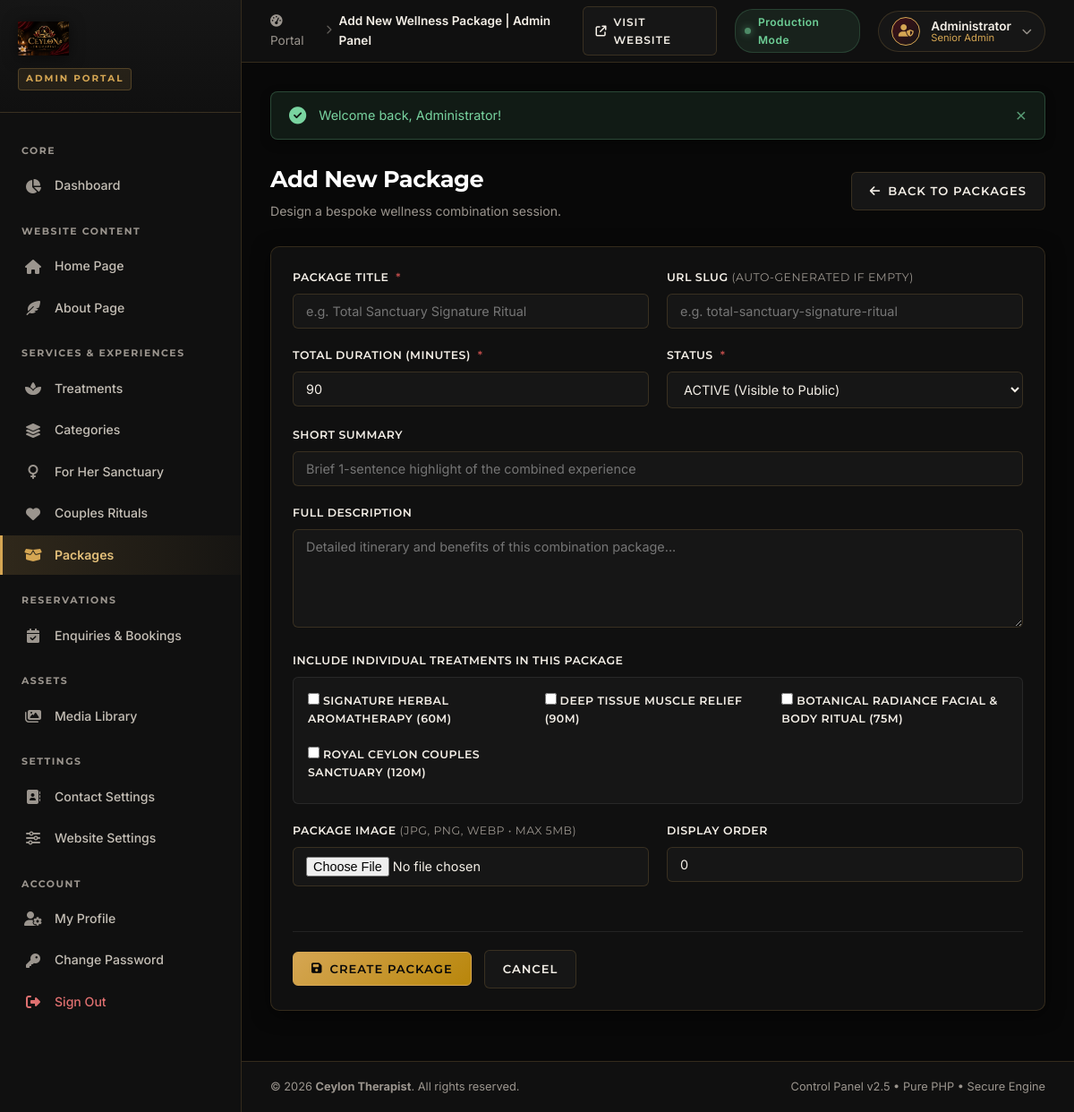
The page /admin_package_create.php (signed in) on the database its author committed.
### tables this page shows
CREATE TABLE IF NOT EXISTS `services` (
    `id` INT UNSIGNED AUTO_INCREMENT PRIMARY KEY,
    `category_id` INT UNSIGNED NOT NULL,
    `name` VARCHAR(150) NOT NULL,
    `slug` VARCHAR(150) NOT NULL UNIQUE,
    `short_description` VARCHAR(255) NULL,
    `description` TEXT NULL,
    `duration_minutes` INT UNSIGNED DEFAULT 60,
    `image` VARCHAR(255) NULL,
    `status` ENUM('ACTIVE', 'INACTIVE') DEFAULT 'ACTIVE',
    `display_order` INT DEFAULT 0,
    `created_at` TIMESTAMP DEFAULT CURRENT_TIMESTAMP,
    `updated_at` TIMESTAMP DEFAULT CURRENT_TIMESTAMP ON UPDATE CURRENT_TIMESTAMP,
    CONSTRAINT `fk_services_category` FOREIGN KEY (`category_id`) 
        REFERENCES `service_categories` (`id`) ON DELETE CASCADE ON UPDATE CASCADE
);

### controllers/AdminPackageController.php (called while the page is built, shortened)
<?php
class AdminPackageController
{
    private ServiceBLL $serviceBLL;
    public function __construct()
    {
        $this->serviceBLL = new ServiceBLL();
    }
    public function create(): void
    {
        $allServices = $this->serviceBLL->getAllAdminServices();
        $selectedServiceIds = [];
        require BASE_PATH . '/views/admin/packages/create.php';
    }
}

### helpers/url_helper.php (called while the page is built, shortened)
<?php
function baseUrl(string $path = ''): string
{
    $cleanPath = ltrim($path, '/');
    if (isset($_SERVER['HTTP_HOST'])) {
        $scriptName = $_SERVER['SCRIPT_NAME'] ?? ($_SERVER['PHP_SELF'] ?? '');
        $dir = rtrim(str_replace('\\', '/', dirname($scriptName)), '/');
        return $cleanPath ? $cleanPath : './';
    }
    return rtrim(BASE_URL, '/') . ($cleanPath ? '/' . $cleanPath : '');
}

### helpers/common_helper.php (called while the page is built, shortened)
<?php
function e(?string $value): string
{
    return htmlspecialchars((string)($value ?? ''), ENT_QUOTES, 'UTF-8');
}
function post(string $key, mixed $default = null): mixed
{
    if (!isset($_POST[$key])) {
        return $default;
    }
    return is_string($_POST[$key]) ? trim($_POST[$key]) : $_POST[$key];
}

### config/init.php (called while the page is built, shortened)
<?php
require_once BASE_PATH . '/helpers/env_helper.php';
require_once __DIR__ . '/db.php';
spl_autoload_register(function (string $className): void {
    $dirs = [
        BASE_PATH . '/controllers/',
        BASE_PATH . '/bll/',
        BASE_PATH . '/dal/',
        BASE_PATH . '/services/'
    ];
    foreach ($dirs as $dir) {
        $file = $dir . $className . '.php';
        if (file_exists($file)) {
            return;
        }
    }
});
require_once BASE_PATH . '/helpers/common_helper.php';
require_once BASE_PATH . '/helpers/url_helper.php';

### config/db.php (called while the page is built, shortened)
<?php
class Database
{
    private static ?PDO $instance = null;
    public static function getConnection(): PDO
    {
        if (self::$instance === null) {
            $host = (string)env('DB_HOST', 'localhost');
            $port = (int)env('DB_PORT', 3306);
            $dbName = (string)env('DB_DATABASE', 'ceylon_therapist');
            $username = (string)env('DB_USERNAME', 'root');
            $password = (string)env('DB_PASSWORD', '');
            $charset = (string)env('DB_CHARSET', 'utf8mb4');
            $dsn = sprintf(
                "mysql:host=%s;port=%d;dbname=%s;charset=%s",
                $host,
                $port,
                $dbName,
                $charset
            );
            $options = [
                PDO::ATTR_ERRMODE => PDO::ERRMODE_EXCEPTION,
                PDO::ATTR_DEFAULT_FETCH_MODE => PDO::FETCH_ASSOC,
                PDO::ATTR_EMULATE_PREPARES => false,
                PDO::MYSQL_ATTR_INIT_COMMAND => "SET NAMES " . $charset
            ];
            try {
                self::$instance = new PDO($dsn, $username, $password, $options);
            } catch (PDOException $e) {
                if (defined('ENVIRONMENT') && ENVIRONMENT === 'development') {
                    throw new Exception("Database Connection Error: " . $e->getMessage(), (int)$e->getCode());
                } else {
                    throw new Exception("A database error occurred. Please try again later.", 500);
                }
            }
        }
        return self::$instance;
    }
}

### bll/ServiceBLL.php (called while the page is built, shortened)
<?php
class ServiceBLL
{
    private ServiceDAL $serviceDAL;
    public function __construct()
    {
        $this->serviceDAL = new ServiceDAL();
    }
    public function getAllAdminServices(?string $categoryCode = null, ?string $search = null): array
    {
        return $this->serviceDAL->getAllAdmin($categoryCode, $search);
    }
}

### dal/ServiceDAL.php (called while the page is built, shortened)
<?php
class ServiceDAL
{
    private PDO $db;
    public function __construct()
    {
        $this->db = Database::getConnection();
    }
    public function getAllAdmin(?string $categoryCode = null, ?string $search = null): array
    {
        $sql = "SELECT s.*, c.name AS category_name, c.code AS category_code
                FROM services s
                LEFT JOIN service_categories c ON s.category_id = c.id
                WHERE 1=1";
        $params = [];
        $sql .= " ORDER BY s.display_order ASC, s.id DESC";
        $stmt = $this->db->prepare($sql);
        $stmt->execute();
        return $stmt->fetchAll() ?: [];
    }
}

### views/admin/packages/create.php (the view, shortened to what this page needs)
<?php require BASE_PATH . '/views/partials/admin-header.php'; ?>
<?php require BASE_PATH . '/views/partials/admin-sidebar.php'; ?>
<div class="admin-page-header">
    <div class="page-title-wrap">
        <h1>Add New Package</h1>
        <p>Design a bespoke wellness combination session.</p>
    </div>
    <div class="admin-header-actions">
        <a href="<?= baseUrl('admin_packages.php') ?>" class="btn-admin btn-admin-secondary">
            <i class="fa-solid fa-arrow-left"></i> Back to Packages
        </a>
    </div>
</div>
<div class="admin-card">
    <form action="<?= baseUrl('admin_package_create.php') ?>" method="POST" enctype="multipart/form-data">
        <div class="form-grid-2">
            <div class="form-group">
                <label for="title">Package Title <span class="required">*</span></label>
                <input type="text" id="title" name="title" class="admin-input" required placeholder="e.g. Total Sanctuary Signature Ritual" value="<?= e(post('title', '')) ?>">
            </div>
            <div class="form-group">
                <label for="slug">URL Slug <span style="color:var(--admin-muted);font-weight:normal;">(Auto-generated if empty)</span></label>
                <input type="text" id="slug" name="slug" class="admin-input" placeholder="e.g. total-sanctuary-signature-ritual" value="<?= e(post('slug', '')) ?>">
            </div>
        </div>
        <div class="form-grid-2">
            <div class="form-group">
                <label for="duration_minutes">Total Duration (Minutes) <span class="required">*</span></label>
                <input type="number" id="duration_minutes" name="duration_minutes" class="admin-input" required min="30" step="15" value="<?= e(post('duration_minutes', '90')) ?>">
            </div>
            <div class="form-group">
                <label for="status">Status <span class="required">*</span></label>
                <select id="status" name="status" class="admin-select" required>
                    <option value="ACTIVE" <?= post('status', 'ACTIVE') === 'ACTIVE' ? 'selected' : '' ?>>ACTIVE (Visible to Public)</option>
                </select>
            </div>
        </div>
        <div class="form-group">
            <label for="short_description">Short Summary</label>
            <input type="text" id="short_description" name="short_description" class="admin-input" placeholder="Brief 1-sentence highlight of the combined experience" value="<?= e(post('short_description', '')) ?>">
        </div>
        <div class="form-group">
            <label for="description">Full Description</label>
            <textarea id="description" name="description" class="admin-textarea" rows="5" placeholder="Detailed itinerary and benefits of this combination package..."><?= e(post('description', '')) ?></textarea>
        </div>
        <div class="form-group">
            <label>Include Individual Treatments In This Package</label>
            <div class="form-checkbox-group">
                <?php foreach ($allServices as $srv): ?>
                    <label class="checkbox-label">
                        <input type="checkbox" name="services[]" value="<?= (int)$srv['id'] ?>" <?= in_array($srv['id'], $selectedServiceIds) ? 'checked' : '' ?>>
                        <span><?= e($srv['name']) ?> (<?= (int)$srv['duration_minutes'] ?>m)</span>
                    </label>
                <?php endforeach; ?>
            </div>
        </div>
        <div class="form-grid-2">
            <div class="form-group">
                <label for="image">Package Image <span style="color:var(--admin-muted);font-weight:normal;">(JPG, PNG, WEBP &bull; Max 5MB)</span></label>
                <input type="file" id="image" name="image" class="admin-input" accept="image/jpeg,image/png,image/webp">
            </div>
            <div class="form-group">
                <label for="display_order">Display Order</label>
                <input type="number" id="display_order" name="display_order" class="admin-input" value="<?= e(post('display_order', '0')) ?>">
            </div>
        </div>
        <div class="form-actions">
            <button type="submit" class="btn-admin btn-admin-gold">
                <i class="fa-solid fa-floppy-disk"></i> Create Package
            </button>
            <a href="<?= baseUrl('admin_packages.php') ?>" class="btn-admin btn-admin-secondary">Cancel</a>
        </div>
    </form>
</div>
<?php require BASE_PATH . '/views/partials/admin-footer.php'; ?>

### assets/css/admin.css (style rules this page uses)
:root { --admin-bg: #080808; --admin-surface: #101010; --admin-surface-2: #161616; --admin-surface-3: #1f1f1f; --admin-gold: #D5A653; --admin-gold-soft: #E4C07A; --admin-gold-hover: #E2B969; --admin-burgundy: #421018; --admin-burgundy-light: #681A26; --admin-text: #F4EFE7; --admin-text-bright: #FFFFFF; --admin-muted: #9B958E; --admin-border: rgba(213, 166, 83, 0.18); --admin-border-subtle: rgba(255, 255, 255, 0.08); --admin-border-focus: rgba(213, 166, 83, 0.5); --admin-danger: #B94A48; --admin-danger-bg: rgba(185, 74, 72, 0.15); --admin-success: #4E8B67; --admin-success-bg: rgba(78, 139, 103, 0.15); --admin-warning: #C98B32; --admin-warning-bg: rgba(201, 139, 50, 0.15); --admin-info: #3E7B9B; --admin-info-bg: rgba(62, 123, 155, 0.15); --font-heading: 'Montserrat', sans-serif; --font-serif: 'Playfair Display', serif; --font-body: 'Inter', sans-serif; --sidebar-width: 270px; --topbar-height: 70px; --transition-fast: all 0.2s cubic-bezier(0.16, 1, 0.3, 1); --transition-smooth: all 0.3s cubic-bezier(0.16, 1, 0.3, 1); --shadow-card: 0 4px 20px rgba(0, 0, 0, 0.5); --shadow-dropdown: 0 10px 30px rgba(0, 0, 0, 0.8), 0 0 1px var(--admin-border); }
*, *::before, *::after { box-sizing: border-box; margin: 0; padding: 0; }
body.admin-body { background-color: var(--admin-bg); color: var(--admin-text); font-family: var(--font-body); font-size: 14px; line-height: 1.6; -webkit-font-smoothing: antialiased; overflow-x: hidden; }
.admin-page-header { display: flex; align-items: center; justify-content: space-between; margin-bottom: 28px; flex-wrap: wrap; gap: 16px; }
.page-title-wrap h1 { font-family: var(--font-heading); font-size: 1.6rem; font-weight: 700; color: var(--admin-text-bright); letter-spacing: -0.5px; }
.page-title-wrap p { font-size: 0.88rem; color: var(--admin-muted); margin-top: 4px; }
.admin-header-actions { display: flex; align-items: center; gap: 12px; }
.admin-card { background: var(--admin-surface); border: 1px solid var(--admin-border); border-radius: 10px; padding: 24px; box-shadow: var(--shadow-card); margin-bottom: 24px; }
.btn-admin { display: inline-flex; align-items: center; justify-content: center; gap: 8px; padding: 10px 20px; border-radius: 6px; font-family: var(--font-heading); font-size: 0.82rem; font-weight: 600; letter-spacing: 1px; text-transform: uppercase; text-decoration: none; cursor: pointer; transition: var(--transition-fast); border: 1px solid transparent; }
.btn-admin-gold { background: linear-gradient(135deg, var(--admin-gold) 0%, #b8860b 100%); color: #080808; border-color: var(--admin-gold); }
.btn-admin-secondary { background: var(--admin-surface-2); border-color: var(--admin-border); color: var(--admin-text); }
.form-grid-2 { display: grid; grid-template-columns: 1fr 1fr; gap: 20px; }
.form-group { margin-bottom: 20px; }
.form-group label { display: block; font-family: var(--font-heading); font-size: 0.78rem; font-weight: 600; letter-spacing: 0.5px; color: var(--admin-text); margin-bottom: 8px; text-transform: uppercase; }
.form-group label .required { color: var(--admin-danger); margin-left: 4px; }
.form-control, .admin-input, .admin-select, .admin-textarea { width: 100%; background-color: var(--admin-surface-2); border: 1px solid var(--admin-border); border-radius: 6px; padding: 10px 14px; color: var(--admin-text); font-family: var(--font-body); font-size: 0.9rem; transition: var(--transition-fast); outline: none; }
.admin-textarea { min-height: 110px; resize: vertical; }
.form-checkbox-group { display: grid; grid-template-columns: repeat(auto-fill, minmax(220px, 1fr)); gap: 12px; background: var(--admin-surface-2); padding: 16px; border-radius: 6px; border: 1px solid var(--admin-border-subtle); }
.checkbox-label { display: flex; align-items: center; gap: 8px; font-size: 0.85rem; color: var(--admin-text); cursor: pointer; }
.form-actions { display: flex; align-items: center; gap: 14px; margin-top: 30px; padding-top: 20px; border-top: 1px solid var(--admin-border-subtle); }

### rows shown on the page
services: name "SIGNATURE HERBAL AROMATHERAPY", duration_minutes "60"
services: name "DEEP TISSUE MUSCLE RELIEF", duration_minutes "90"
services: name "BOTANICAL RADIANCE FACIAL & BODY RITUAL", duration_minutes "75"
services: name "ROYAL CEYLON COUPLES SANCTUARY", duration_minutes "120"

### other values the page prints
$pageTitle "Add New Wellness Package | Admin Panel"
$admin['name'] "Administrator"
$msg "Welcome back, Administrator!"
